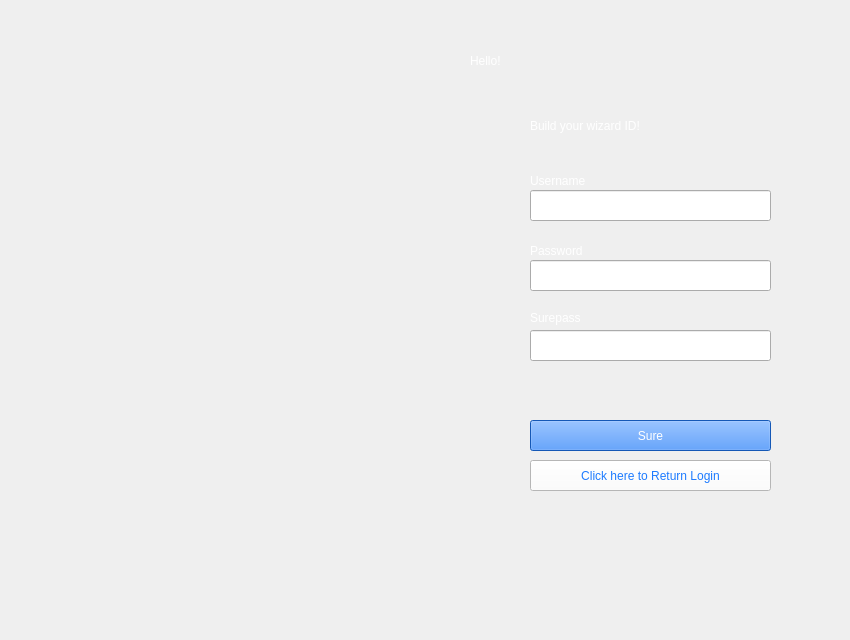
<?xml version="1.0" encoding="UTF-8"?>
<ui version="4.0">
 <class>signup</class>
 <widget class="QWidget" name="signup">
  <property name="geometry">
   <rect>
    <x>0</x>
    <y>0</y>
    <width>850</width>
    <height>640</height>
   </rect>
  </property>
  <property name="windowTitle">
   <string>Form</string>
  </property>
  <widget class="QLabel" name="Hat">
   <property name="geometry">
    <rect>
     <x>0</x>
     <y>0</y>
     <width>850</width>
     <height>640</height>
    </rect>
   </property>
   <property name="text">
    <string/>
   </property>
  </widget>
  <widget class="QLabel" name="label_2">
   <property name="geometry">
    <rect>
     <x>470</x>
     <y>40</y>
     <width>111</width>
     <height>41</height>
    </rect>
   </property>
   <property name="styleSheet">
    <string notr="true">font: 30pt &quot;Edwardian Script ITC&quot;;
color: rgb(255, 255, 255);</string>
   </property>
   <property name="text">
    <string>Hello!</string>
   </property>
  </widget>
  <widget class="QLabel" name="label_3">
   <property name="geometry">
    <rect>
     <x>530</x>
     <y>110</y>
     <width>261</width>
     <height>31</height>
    </rect>
   </property>
   <property name="styleSheet">
    <string notr="true">color: rgb(255, 255, 255);
font: 25pt &quot;Edwardian Script ITC&quot;;</string>
   </property>
   <property name="text">
    <string>Build your wizard ID!</string>
   </property>
  </widget>
  <widget class="QLabel" name="label_4">
   <property name="geometry">
    <rect>
     <x>530</x>
     <y>170</y>
     <width>151</width>
     <height>21</height>
    </rect>
   </property>
   <property name="styleSheet">
    <string notr="true">color: rgb(255, 255, 255);
font: 12pt &quot;Microsoft YaHei UI&quot;;</string>
   </property>
   <property name="text">
    <string>Username</string>
   </property>
  </widget>
  <widget class="QLabel" name="label_5">
   <property name="geometry">
    <rect>
     <x>530</x>
     <y>240</y>
     <width>131</width>
     <height>21</height>
    </rect>
   </property>
   <property name="styleSheet">
    <string notr="true">color: rgb(255, 255, 255);
font: 12pt &quot;Microsoft YaHei UI&quot;;</string>
   </property>
   <property name="text">
    <string>Password</string>
   </property>
  </widget>
  <widget class="QLabel" name="label_6">
   <property name="geometry">
    <rect>
     <x>530</x>
     <y>310</y>
     <width>81</width>
     <height>16</height>
    </rect>
   </property>
   <property name="styleSheet">
    <string notr="true">color: rgb(255, 255, 255);
font: 12pt &quot;Microsoft YaHei UI&quot;;</string>
   </property>
   <property name="text">
    <string>Surepass</string>
   </property>
  </widget>
  <widget class="QLineEdit" name="lineEdit_username">
   <property name="geometry">
    <rect>
     <x>530</x>
     <y>190</y>
     <width>241</width>
     <height>31</height>
    </rect>
   </property>
  </widget>
  <widget class="QLineEdit" name="lineEdit_passwd">
   <property name="geometry">
    <rect>
     <x>530</x>
     <y>260</y>
     <width>241</width>
     <height>31</height>
    </rect>
   </property>
  </widget>
  <widget class="QLineEdit" name="lineEdit_surepasswd">
   <property name="geometry">
    <rect>
     <x>530</x>
     <y>330</y>
     <width>241</width>
     <height>31</height>
    </rect>
   </property>
  </widget>
  <widget class="QPushButton" name="sure_btn">
   <property name="geometry">
    <rect>
     <x>530</x>
     <y>420</y>
     <width>241</width>
     <height>31</height>
    </rect>
   </property>
   <property name="styleSheet">
    <string notr="true">background-color: rgb(29, 123, 255);
color: rgb(255, 255, 255);
font: 25 9pt &quot;Bahnschrift Light&quot;;</string>
   </property>
   <property name="text">
    <string>Sure</string>
   </property>
  </widget>
  <widget class="QPushButton" name="back_btn">
   <property name="geometry">
    <rect>
     <x>530</x>
     <y>460</y>
     <width>241</width>
     <height>31</height>
    </rect>
   </property>
   <property name="styleSheet">
    <string notr="true">color: rgb(29, 123, 255);
background-color: rgb(255, 255, 255);
border-color: rgb(255, 255, 255);
font: 25 9pt &quot;Bahnschrift Light&quot;;</string>
   </property>
   <property name="text">
    <string>Click here to Return Login</string>
   </property>
  </widget>
 </widget>
 <resources/>
 <connections/>
</ui>
